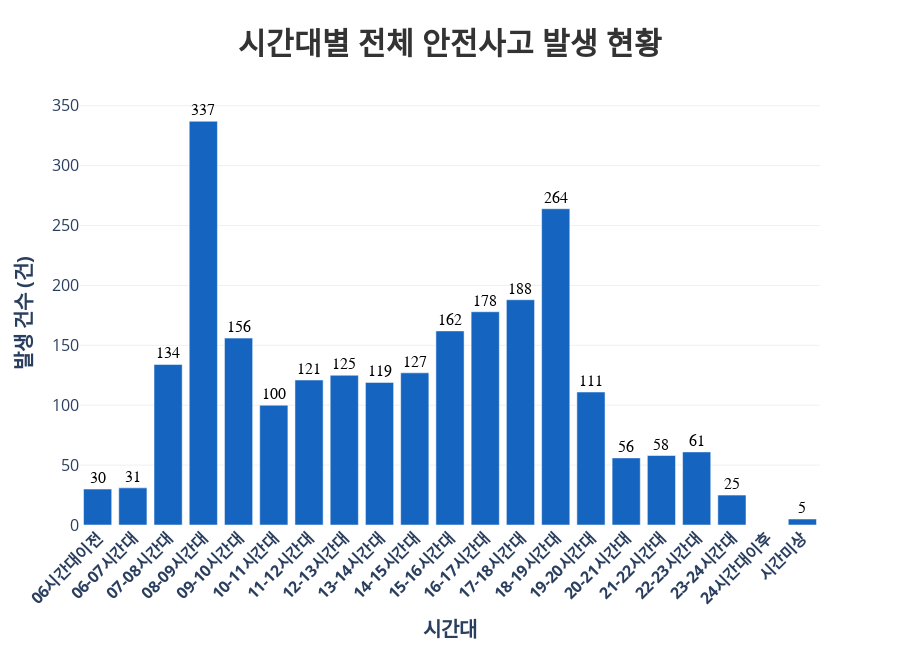

The cell this chart's notebook holds for it:
### Code cell
# ---------------------------------------------------------
# [1] 데이터 전처리
# ---------------------------------------------------------
df = safety_df.copy()

# 1. 시간 숫자 추출
df['시_임시'] = pd.to_numeric(
    df['발생시간'].astype(str).str.split(':').str[0], 
    errors='coerce'
).fillna(-1).astype(int)

# 2. 시간대 포맷 매핑
def map_to_subway_time(h):
    if h == -1: return '시간미상'
    if h < 6: return '06시간대이전'
    if h >= 24: return '24시간대이후'
    return f"{h:02d}-{h+1:02d}시간대"

df['시간대구분'] = df['시_임시'].apply(map_to_subway_time)

# 3. 시간대별 총합 집계 (사고유형 통합)
time_counts = df.groupby('시간대구분').size().reset_index(name='총건수')

# 4. 정렬 순서 지정
time_order = [
    '06시간대이전', '06-07시간대', '07-08시간대', '08-09시간대', '09-10시간대',
    '10-11시간대', '11-12시간대', '12-13시간대', '13-14시간대', '14-15시간대',
    '15-16시간대', '16-17시간대', '17-18시간대', '18-19시간대', '19-20시간대',
    '20-21시간대', '21-22시간대', '22-23시간대', '23-24시간대', '24시간대이후',
    '시간미상'
]

# ---------------------------------------------------------
# [2] 시각화 (폰트 확대 + 주석 제거)
# ---------------------------------------------------------
fig = go.Figure()

fig.add_trace(go.Bar(
    x=time_counts['시간대구분'],
    y=time_counts['총건수'],
    name='사고 건수',
    marker_color='#1565C0', # 진한 파란색 (가독성 좋음)
    # [폰트 확대] 막대 위 숫자
    text=time_counts['총건수'],
    textposition='outside', # 막대 위쪽으로 빼서 잘 보이게 함
    textfont=dict(size=16, color='black', family="Arial Black"), # 숫자 크기 16, 굵게
    hovertemplate='<b>%{x}</b><br>총 발생: %{y}건<extra></extra>'
))

# ---------------------------------------------------------
# [3] 레이아웃 설정 (전체 글자 크기 UP)
# ---------------------------------------------------------
fig.update_layout(
    # [폰트 확대] 제목
    title=dict(
        text="<b>시간대별 전체 안전사고 발생 현황</b>",
        x=0.5, y=0.95,
        font=dict(size=30, family="Malgun Gothic", color='#333') # 제목 30pt
    ),
    # [폰트 확대] X축
    xaxis=dict(
        title="시간대",
        categoryorder='array',
        categoryarray=time_order,
        tickangle=-45,
        tickfont=dict(size=16, weight='bold'),   # 눈금 16pt
        title_font=dict(size=20, weight='bold')  # 축 제목 20pt
    ),
    # [폰트 확대] Y축
    yaxis=dict(
        title="발생 건수 (건)",
        tickfont=dict(size=16),
        title_font=dict(size=20, weight='bold'),
        gridcolor='#f0f0f0',
        zeroline=False
    ),
    template="plotly_white",
    margin=dict(t=100, b=100), # 여백 확보
    height=650, # 그래프 높이 키움
    showlegend=False
)

fig.show()

### Figure 1 — Plotly figure (JSON) as saved in the notebook; plotly's stock layout.template omitted (floating-point values rounded to 4 significant figures)
{"data": [{"hovertemplate": "<b>%{x}</b><br>총 발생: %{y}건<extra></extra>", "marker": {"color": "#1565C0"}, "name": "사고 건수", "text": [31, 30, 134, 337, 156, 100, 121, 125, 119, 127, 162, 178, 188, 264, 111, 56, 58, 61, 25, 5], "textfont": {"color": "black", "family": "Arial Black", "size": 16}, "textposition": "outside", "type": "bar", "x": ["06-07시간대", "06시간대이전", "07-08시간대", "08-09시간대", "09-10시간대", "10-11시간대", "11-12시간대", "12-13시간대", "13-14시간대", "14-15시간대", "15-16시간대", "16-17시간대", "17-18시간대", "18-19시간대", "19-20시간대", "20-21시간대", "21-22시간대", "22-23시간대", "23-24시간대", "시간미상"], "y": [31, 30, 134, 337, 156, 100, 121, 125, 119, 127, 162, 178, 188, 264, 111, 56, 58, 61, 25, 5]}], "layout": {"height": 650, "margin": {"b": 100, "t": 100}, "showlegend": false, "title": {"font": {"color": "#333", "family": "Malgun Gothic", "size": 30}, "text": "<b>시간대별 전체 안전사고 발생 현황</b>", "x": 0.5, "y": 0.95}, "xaxis": {"categoryarray": ["06시간대이전", "06-07시간대", "07-08시간대", "08-09시간대", "09-10시간대", "10-11시간대", "11-12시간대", "12-13시간대", "13-14시간대", "14-15시간대", "15-16시간대", "16-17시간대", "17-18시간대", "18-19시간대", "19-20시간대", "20-21시간대", "21-22시간대", "22-23시간대", "23-24시간대", "24시간대이후", "시간미상"], "categoryorder": "array", "tickangle": -45, "tickfont": {"size": 16, "weight": "bold"}, "title": {"font": {"size": 20, "weight": "bold"}, "text": "시간대"}}, "yaxis": {"gridcolor": "#f0f0f0", "tickfont": {"size": 16}, "title": {"font": {"size": 20, "weight": "bold"}, "text": "발생 건수 (건)"}, "zeroline": false}}}
